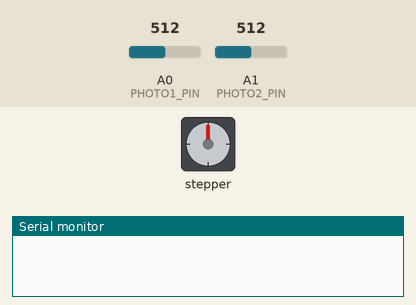
This sketch was run on a simulated Arduino Uno, built with avr-gcc and run on an emulated ATmega328P. Shown: stepper motor, the last lines printed to the serial monitor. Wiring (inferred from the names in the program): stepper motor (2048 steps per turn assumed): coils pin 8, pin 9, pin 10, pin 11. The test bench sets the inputs (shaded band); at power-on: A0 (PHOTO1_PIN) = 512, A1 (PHOTO2_PIN) = 512.

Above: at 1.2 s.
1.3 s: A0 (PHOTO1_PIN) set to 605
4.3 s: A0 (PHOTO1_PIN) set to 624
At 4.8 s:
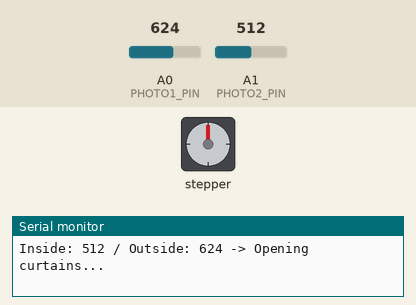
10.3 s: A1 (PHOTO2_PIN) set to 900
At 13.1 s:
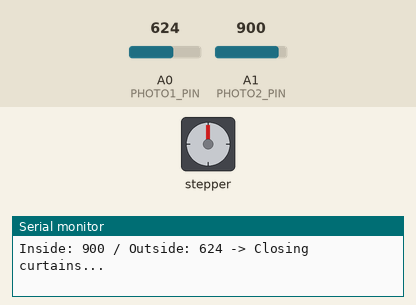
19.3 s: A1 (PHOTO2_PIN) set to 511
Timing chart, 0 to 31.1 s (numbered marks = the images above; inputs shaded):
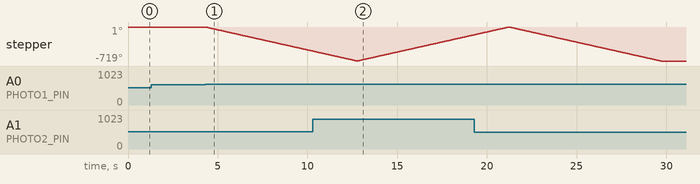

The sketch:

step_motor.ino
```cpp
/*
   BYJ48 Stepper motor code
   Connect :
   IN1 >> D8
   IN2 >> D9
   IN3 >> D10
   IN4 >> D11
   VCC ... 5V Prefer to use external 5V Source
   Gnd
   written By :Mohannad Rawashdeh
  http://www.instructables.com/member/Mohannad+Rawashdeh/
     28/9/2013
  */

int L_BTN = 13;
int R_BTN = 12;

int currentlyOpen = false;
#define closeCurtains false
#define openCurtains true
#define revolutionsToCloseCurtains 2
#define revolutionsToOpenCurtains 2

int PHOTO1_PIN = A0;
int PHOTO2_PIN = A1;

#define IN1  8
#define IN2  9
#define IN3  10
#define IN4  11
int Steps = 0;
boolean Direction = true;// gre
unsigned long last_time;
unsigned long currentMillis ;
int steps_left=4095;
long time;

void setup()
{
  Serial.begin(9600);
  pinMode(IN1, OUTPUT);
  pinMode(IN2, OUTPUT);
  pinMode(IN3, OUTPUT);
  pinMode(IN4, OUTPUT);
}
void loop()
{

  int outside = analogRead(PHOTO1_PIN);
  int inside = analogRead(PHOTO2_PIN);

  // inside when lights on ~ 600
  // outside when lights on ~ 400


  if(currentlyOpen && inside > outside + 100 )
  {
    Serial.print("Inside: ");
    Serial.print(inside);
    Serial.print(" / Outside: ");
    Serial.print(outside);
    Serial.println(" -> Closing curtains...");
    Direction = closeCurtains;
    doRevolutions(revolutionsToCloseCurtains);
    currentlyOpen = false;
  }
  else if(!currentlyOpen && outside > inside + 100)
  {
    Serial.print("Inside: ");
    Serial.print(inside);
    Serial.print(" / Outside: ");
    Serial.print(outside);
    Serial.println(" -> Opening curtains...");
    Direction = openCurtains;
    doRevolutions(revolutionsToOpenCurtains);
    currentlyOpen = true;
  }
}

void doRevolutions(int numberOfRevolutions)
{
  steps_left = numberOfRevolutions * 4095;

  while(steps_left >= 0)
  {
    currentMillis = micros();
    if(currentMillis-last_time>=1000) //min 800 = quickest (cca rev per 4s), 2000 = rev per 8s
    {
      stepper(1);
      time=time+micros()-last_time;
      last_time=micros();
      steps_left--;
    }
  }
}


void stepper(int xw)
{
  for (int x=0;x<xw;x++)
  {
    switch(Steps)
    {
       case 0:
         digitalWrite(IN1, LOW);
         digitalWrite(IN2, LOW);
         digitalWrite(IN3, LOW);
         digitalWrite(IN4, HIGH);
       break;
       case 1:
         digitalWrite(IN1, LOW);
         digitalWrite(IN2, LOW);
         digitalWrite(IN3, HIGH);
         digitalWrite(IN4, HIGH);
       break;
       case 2:
         digitalWrite(IN1, LOW);
         digitalWrite(IN2, LOW);
         digitalWrite(IN3, HIGH);
         digitalWrite(IN4, LOW);
       break;
       case 3:
         digitalWrite(IN1, LOW);
         digitalWrite(IN2, HIGH);
         digitalWrite(IN3, HIGH);
         digitalWrite(IN4, LOW);
       break;
       case 4:
         digitalWrite(IN1, LOW);
         digitalWrite(IN2, HIGH);
         digitalWrite(IN3, LOW);
         digitalWrite(IN4, LOW);
       break;
       case 5:
         digitalWrite(IN1, HIGH);
         digitalWrite(IN2, HIGH);
         digitalWrite(IN3, LOW);
         digitalWrite(IN4, LOW);
       break;
         case 6:
         digitalWrite(IN1, HIGH);
         digitalWrite(IN2, LOW);
         digitalWrite(IN3, LOW);
         digitalWrite(IN4, LOW);
       break;
       case 7:
         digitalWrite(IN1, HIGH);
         digitalWrite(IN2, LOW);
         digitalWrite(IN3, LOW);
         digitalWrite(IN4, HIGH);
       break;
       default:
         digitalWrite(IN1, LOW);
         digitalWrite(IN2, LOW);
         digitalWrite(IN3, LOW);
         digitalWrite(IN4, LOW);
       break;
    }
    SetDirection();
  }
}
void SetDirection()
{
  if(Direction==1){ Steps++;}
  if(Direction==0){ Steps--; }
  if(Steps>7){Steps=0;}
  if(Steps<0){Steps=7; }
}
```

Measured:
- the behaviour switches between 612 and 613 on A0 (PHOTO1_PIN) (found by bisection; images 0 and 1)
- after the input at 1.3 s, every drawn part: stays the same
- after the input at 4.3 s, stepper: keeps turning counter-clockwise at about 85°/s, starting at once
